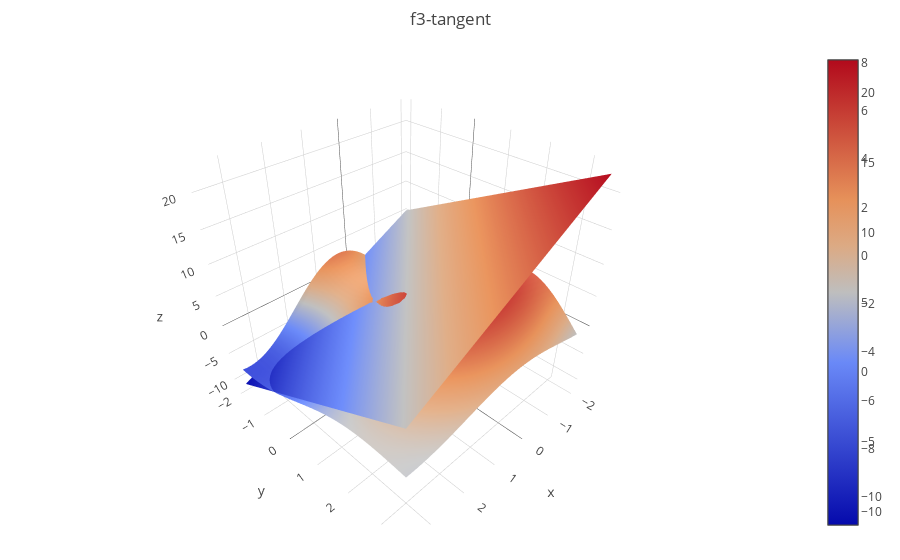

The notebook cell this image was saved under:
### Markdown cell above
3. $a = [cos(5) + 5cos(4), sin(4) - 5sin(5), -1]^{T}$. $w_0 = [1, 0, -4cos(5) - 5sin(4)]^T$:

    $$
    \begin{aligned}
    a^{T}v = a^{T}w_{0}  \\
    (cos(5) + 5cos(4))x + (sin(4) - 4sin(5))y - z &= cos(5) + 5cos(4) + 4cos(5) + 5sin(4) \\
    (cos(5) + 5cos(4))x + (sin(4) - 4sin(5))y - z &= 5cos(5) + 5cos(4) + 5sin(4) \\
    z = (sin(4) - 4sin(5))y + (cos(5) + 5cos(4))x - (5cos(5) + 5cos(4) + 5sin(4))
    \end{aligned}
    $$

### Code cell
def f3_tangent(x, y):
    x_term = (np.cos(5) + 5*np.cos(4)) * x
    y_term = (np.sin(4) - 4 * np.sin(5)) * y 
    constant = -(5 * np.cos(5) + 5 * np.cos(4) + 5 * np.sin(4))
    return x_term + y_term + constant
    
plot_f([f3, f3_tangent], '1.9-c-f3', title='f3-tangent', plot_contour=False)
